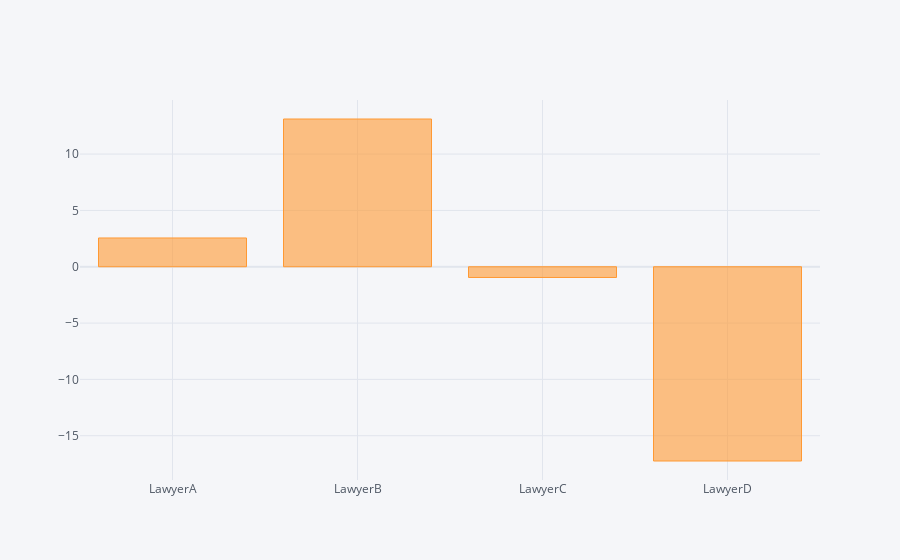

Notebook source saved alongside this figure:
### Code cell
df.sum().iplot("bar")

### Figure 1 — Plotly figure (JSON) as saved in the notebook; plotly's stock layout.template omitted (floating-point values rounded to 4 significant figures)
{"data": [{"marker": {"color": "rgba(255, 153, 51, 0.6)", "line": {"color": "rgba(255, 153, 51, 1.0)", "width": 1}}, "name": "None", "orientation": "v", "text": "", "type": "bar", "x": ["LawyerA", "LawyerB", "LawyerC", "LawyerD"], "y": [2.554, 13.11, -0.9523, -17.24]}], "layout": {"legend": {"bgcolor": "#F5F6F9", "font": {"color": "#4D5663"}}, "paper_bgcolor": "#F5F6F9", "plot_bgcolor": "#F5F6F9", "title": {"font": {"color": "#4D5663"}}, "xaxis": {"gridcolor": "#E1E5ED", "showgrid": true, "tickfont": {"color": "#4D5663"}, "title": {"font": {"color": "#4D5663"}, "text": ""}, "zerolinecolor": "#E1E5ED"}, "yaxis": {"gridcolor": "#E1E5ED", "showgrid": true, "tickfont": {"color": "#4D5663"}, "title": {"font": {"color": "#4D5663"}, "text": ""}, "zerolinecolor": "#E1E5ED"}}}
